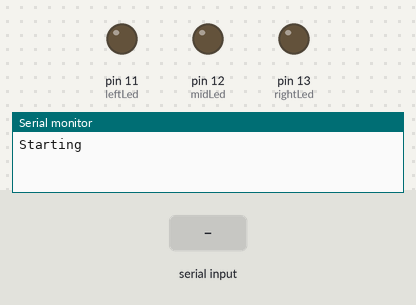
Recording of a sketch running on a simulated Arduino Uno, built with avr-gcc and run on an emulated ATmega328P. Shown: output pins drawn as LEDs (lit = HIGH), the last lines printed to the serial monitor. Dashed ring = blinking. The test bench sets the inputs (shaded band).

Above: at 1.0 s.
1.1 s: "C" received over Serial
At 1.45 s:
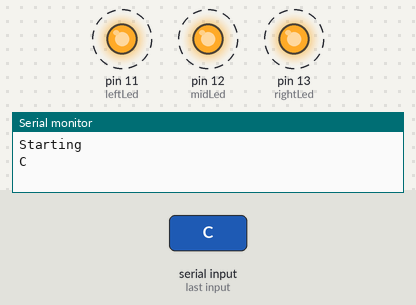
4.1 s: "R" received over Serial
At 4.35 s:
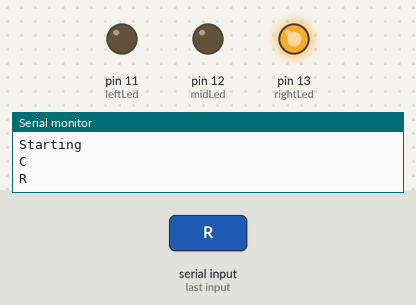
6.0 s: "S" received over Serial
At 6.15 s:
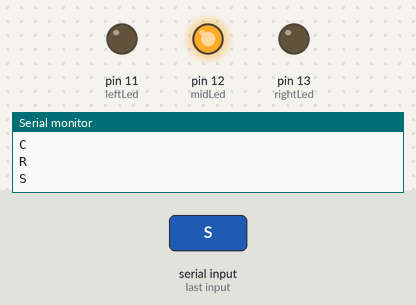
Timing chart, 0 to 9.0 s (numbered marks = the images above; inputs shaded):
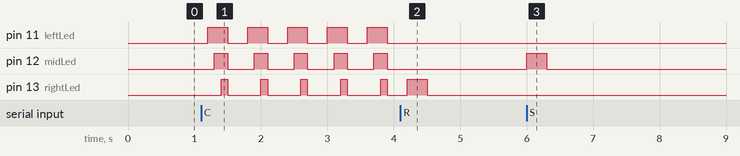

Measured:
- after the input at 1.1 s, pin 11 (leftLed): alternates HIGH for 0.30 s and LOW for 0.30 s, starting after 0.10 s; pin 12 (midLed): alternates HIGH for 0.20 s and LOW for 0.40 s, starting after 0.20 s; pin 13 (rightLed): alternates HIGH for 0.10 s and LOW for 0.50 s, starting after 0.30 s
- after the input at 4.1 s, pin 11 (leftLed), pin 12 (midLed): stops changing and stays LOW
- after the input at 6.0 s, pin 12 (midLed): LOW → HIGH at once, → LOW 0.30 s later

The sketch:

LED.ino
```cpp
int leftLed = 11;
int midLed = 12;
int rightLed = 13;
char input = ' ';
void setup(){

  pinMode(leftLed,OUTPUT);
  pinMode(midLed,OUTPUT);
  pinMode(rightLed,OUTPUT);
  Serial.begin(115200);
  Serial.println("Starting");


  while(true){
    char temp = Serial.read();
    if(temp != -1)
    {
       input = temp;
       Serial.println(input);
    }

    // Left Turn
    if(input == 'L')
    {
        //Simulate
        digitalWrite(leftLed,HIGH);
        delay(300);
        digitalWrite(leftLed,LOW);
        //Code here
        input = ' ';
    }
     // Right Turn
    if(input == 'R')
    {
      //Simulate
        digitalWrite(rightLed,HIGH);
        delay(300);
        digitalWrite(rightLed,LOW);
        //Code here
        input = ' ';
    }

    //Go Straight
    if(input == 'S')
    {
      //Simulate
       digitalWrite(midLed,HIGH);
       delay(300);
       digitalWrite(midLed,LOW);
      //Code here
       input = ' ';
    }
    //Go Backwards
    if(input == 'B')
    {
       //Code here
       input = ' ';
    }
    //Calibrate
    if(input == 'C')
    {
        Calibrate();
    }

    delay(300);
  }
}

void loop(){

}
void Calibrate(){
  digitalWrite(leftLed,HIGH);
  delay(100);
  digitalWrite(midLed,HIGH);
  delay(100);
  digitalWrite(rightLed,HIGH);
  delay(100);
  digitalWrite(leftLed,LOW);
  digitalWrite(midLed,LOW);
  digitalWrite(rightLed,LOW);
}
```
